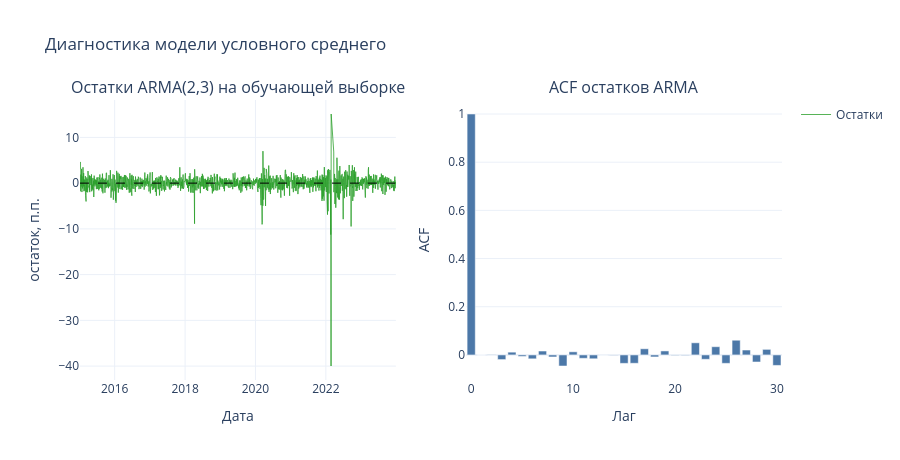

Notebook code for this chart:
### Markdown cell above
### Диагностика остатков ARMA

После оценки ARMA проверяется, осталась ли в остатках линейная автокорреляция. Если она устранена, то модель среднего можно считать достаточной для дальнейшего анализа.

Далее проверяется ARCH-LM на остатках. Если он остается значимым, это означает, что структура среднего уже учтена, но условная дисперсия остатков все еще меняется во времени.

### Code cell
eps_acf = acf(eps_train, nlags=30, fft=True)
conf_eps = 1.96 / np.sqrt(len(eps_train))

fig = make_subplots(rows=1, cols=2, subplot_titles=(
    f"Остатки ARMA({P},{Q}) на обучающей выборке", "ACF остатков ARMA",
))

fig.add_trace(go.Scatter(x=eps_train.index, y=eps_train, mode="lines", name="Остатки",
                         line=dict(color="#2ca02c", width=0.8)), row=1, col=1)
fig.add_hline(y=0, line_width=1, line_dash="dash", line_color="black", row=1, col=1)

fig.add_hrect(y0=-conf_eps, y1=conf_eps, fillcolor="#9ecae1", opacity=0.25, line_width=0, row=1, col=2)
fig.add_trace(go.Bar(x=np.arange(len(eps_acf)), y=eps_acf, name="ACF",
                     marker_color="#4c78a8", showlegend=False), row=1, col=2)

fig.update_layout(title="Диагностика модели условного среднего", height=460, hovermode="x unified")
fig.update_yaxes(title_text="остаток, п.п.", row=1, col=1)
fig.update_xaxes(title_text="Дата", row=1, col=1)
fig.update_xaxes(title_text="Лаг", row=1, col=2)
fig.update_yaxes(title_text="ACF", row=1, col=2)
fig.show()

### Figure 1 — Plotly figure (JSON) as saved in the notebook; plotly's stock layout.template omitted (floating-point values rounded to 4 significant figures; data arrays with more than 128 entries replaced by an {"elided": "..."} marker saying what was removed)
{"data": [{"line": {"color": "#2ca02c", "width": 0.8}, "mode": "lines", "name": "Остатки", "x": {"elided": "2253 str values"}, "y": {"elided": "2253 float values"}, "type": "scatter", "xaxis": "x", "yaxis": "y"}, {"marker": {"color": "#4c78a8"}, "name": "ACF", "showlegend": false, "x": [0, 1, 2, 3, 4, 5, 6, 7, 8, 9, 10, 11, 12, 13, 14, 15, 16, 17, 18, 19, 20, 21, 22, 23, 24, 25, 26, 27, 28, 29, 30], "y": [1.0, 5.802e-05, 0.001445, -0.0193, 0.01152, -0.006117, -0.01618, 0.01621, -0.008412, -0.04595, 0.01294, -0.01402, -0.01595, -0.0003175, -0.001404, -0.03496, -0.03463, 0.02554, -0.008355, 0.01656, -0.00204, -0.002105, 0.05032, -0.0181, 0.03412, -0.03491, 0.06102, 0.02032, -0.02928, 0.02306, -0.0435], "type": "bar", "xaxis": "x2", "yaxis": "y2"}], "layout": {"xaxis": {"anchor": "y", "domain": [0.0, 0.45], "title": {"text": "Дата"}}, "yaxis": {"anchor": "x", "domain": [0.0, 1.0], "title": {"text": "остаток, п.п."}}, "xaxis2": {"anchor": "y2", "domain": [0.55, 1.0], "title": {"text": "Лаг"}}, "yaxis2": {"anchor": "x2", "domain": [0.0, 1.0], "title": {"text": "ACF"}}, "annotations": [{"font": {"size": 16}, "showarrow": false, "text": "Остатки ARMA(2,3) на обучающей выборке", "x": 0.225, "xanchor": "center", "xref": "paper", "y": 1.0, "yanchor": "bottom", "yref": "paper"}, {"font": {"size": 16}, "showarrow": false, "text": "ACF остатков ARMA", "x": 0.775, "xanchor": "center", "xref": "paper", "y": 1.0, "yanchor": "bottom", "yref": "paper"}], "shapes": [{"line": {"color": "black", "dash": "dash", "width": 1}, "type": "line", "x0": 0, "x1": 1, "xref": "x domain", "y0": 0, "y1": 0, "yref": "y"}], "title": {"text": "Диагностика модели условного среднего"}, "height": 460, "hovermode": "x unified"}}
